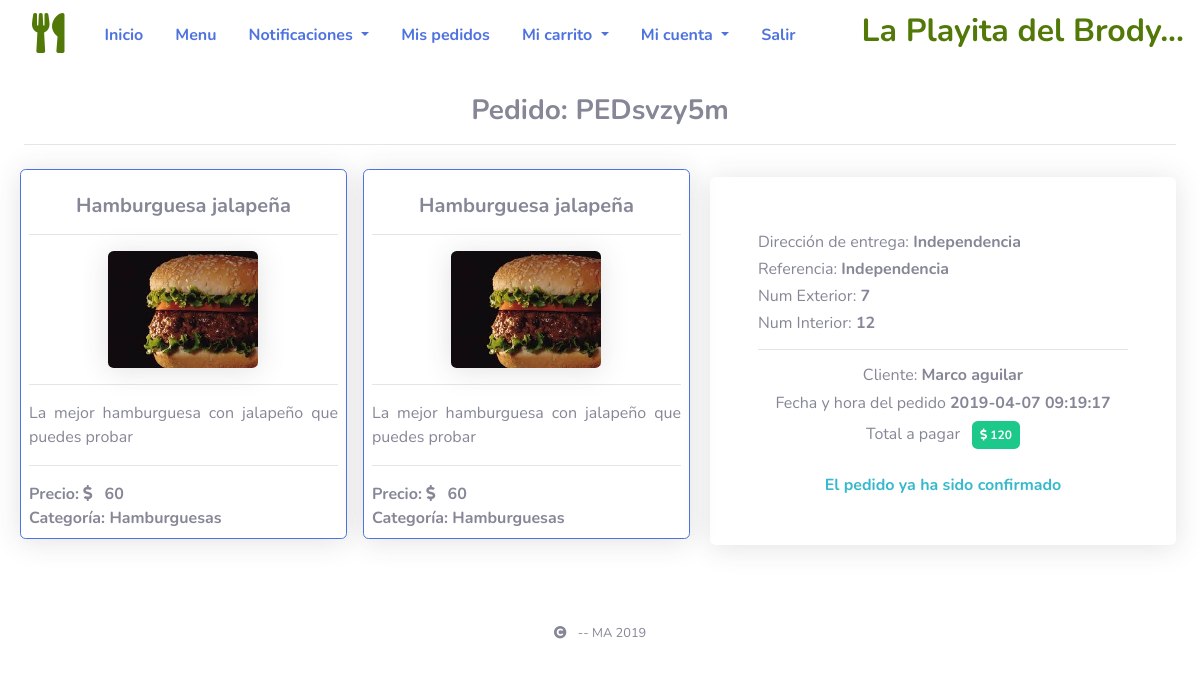
The app's page /modcli/detOrder/PEDsvzy5m/ (signed in) with its own data.
### tables this page shows
CREATE TABLE `det_pedido` (
  `id_detpedido` int(11) NOT NULL,
  `id_carrito` int(11) DEFAULT NULL,
  `id_direccion` int(11) DEFAULT NULL,
  `confirm_ped` tinyint(4) DEFAULT NULL,
  `fecha_hora_ped` datetime DEFAULT NULL,
  `fecha_confirm_ped` datetime DEFAULT NULL,
  `cod_conf` varchar(50) DEFAULT NULL
);

CREATE TABLE `plat_menu` (
  `id_platillo` int(11) NOT NULL,
  `id_categoria` int(11) DEFAULT NULL,
  `nombre_plat` varchar(50) DEFAULT NULL,
  `descripcion_plat` varchar(500) DEFAULT NULL,
  `precio_plat` float DEFAULT NULL,
  `tiempo_prepare` varchar(50) DEFAULT NULL,
  `imagen_plat1` varchar(100) DEFAULT NULL,
  `imagen_plat2` varchar(100) DEFAULT NULL,
  `estado_plat` tinyint(4) DEFAULT NULL
);

CREATE TABLE `categoria` (
  `id_categoria` int(11) NOT NULL,
  `nombre_cat` varchar(50) DEFAULT NULL,
  `descripcion_cat` varchar(500) DEFAULT NULL,
  `estado_cat` tinyint(4) DEFAULT NULL
);

### modcli/cli/detOrder.php (the view)
<?php
$cod = explode("/", $_GET['view']);
$valRec = $cod[1];
?>
<div class="container-fluid animated fadeIn delay-1s mt-4">
	<h3 class="text-center font-weight-bold">
		Pedido: <a style="text-decoration: underline;"><?php echo $valRec; ?></a>
	</h3>
	<hr>
	<div class="row">
		<div class="col-sm-7">
			<div class="row">
				<?php
					$dbc = new Connect();
					$dbc = $dbc -> getDB();
					$dataPed = $dbc -> prepare("SELECT dp.id_detpedido, dp.confirm_ped, dp.fecha_hora_ped, car.fecha_dat, car.estad_car, pm.nombre_plat, pm.descripcion_plat, pm.precio_plat, pm.imagen_plat1, ct.nombre_cat, cl.nombre_cli, cl.telefono_cli, dr.direccion_cli, dr.referencia_cli, dr.num_ext, dr.num_int FROM det_pedido dp  INNER JOIN carrito car ON car.id_carrito = dp.id_carrito INNER JOIN plat_menu pm ON pm.id_platillo = car.id_platillo INNER JOIN categoria ct ON ct.id_categoria = pm.id_categoria INNER JOIN clientes cl ON cl.id_cliente = car.id_cliente INNER JOIN direcciones dr ON dr.id_direccion = dp.id_direccion WHERE dp.cod_conf = :valRec");
					$dataPed -> bindParam("valRec", $valRec, PDO::PARAM_STR);
					$dataPed -> execute();
					while ($dp = $dataPed -> fetch(PDO::FETCH_OBJ)) {
				?>
					<div class="col-sm-6 p-2">
						<div class="border rounded border-primary shadow p-2 bg-white">
							<h5 class="card-title text-center font-weight-bold mt-3">
								<?php echo $dp->nombre_plat; ?>
							</h5>
							<hr>
							<div class="text-center mb-3 mt-3">
								<img src="<?php echo SERVERURL; ?>files/platillos/<?php echo $dp->imagen_plat1; ?>" width="150" class="rounded shadow" alt="">
							</div>
							<hr>
							<p class="text-justify">
								<?php echo $dp->descripcion_plat; ?>
							</p>
							<hr>
							<div class="text-left">
								<b>Precio: <i class="fas fa-dollar-sign mr-2"></i> <?php echo $dp->precio_plat; ?> </b>
								<br>
								<b>Categoría: </i> <?php echo $dp->nombre_cat; ?> </b>
							</div>
						</div>
					</div>
				<?php
					}
				?>
			</div>
		</div>
		<div class="col-sm-5 mt-3">
			<?php
				$datPedido = $dbc -> prepare("SELECT dp.confirm_ped, dp.fecha_hora_ped, cl.nombre_cli, cl.telefono_cli, dr.direccion_cli, dr.referencia_cli, dr.num_ext, dr.num_int FROM det_pedido dp  INNER JOIN carrito car ON car.id_carrito = dp.id_carrito INNER JOIN plat_menu pm ON pm.id_platillo = car.id_platillo INNER JOIN categoria ct ON ct.id_categoria = pm.id_categoria INNER JOIN clientes cl ON cl.id_cliente = car.id_cliente INNER JOIN direcciones dr ON dr.id_direccion = dp.id_direccion WHERE dp.cod_conf = :valRec LIMIT 1");
				$datPedido -> bindParam("valRec", $valRec, PDO::PARAM_STR);
				$datPedido -> execute();
				$dped = $datPedido -> fetch(PDO::FETCH_OBJ);
			?>
			<div class="rounded p-5 shadow">
				<h6 class="text-left mt-2">
					Dirección de entrega:
					<b>
						<?php echo $dped -> direccion_cli; ?>
					</b>
				</h6>
				<h6 class="text-left mt-2">
					Referencia:
					<b>
						<?php echo $dped -> direccion_cli; ?>
					</b>
				</h6>
				<h6 class="text-left mt-2">
					Num Exterior:
					<b>
						<?php echo $dped -> num_int; ?>
					</b>
				</h6>
				<h6 class="text-left mt-2">
					Num Interior:
					<b>
						<?php echo $dped -> num_ext; ?>
					</b>
				</h6>
				<hr>
				<h6 class="text-center mt-2">
					Cliente:
					<b>
						<?php echo $dped -> nombre_cli; ?>
					</b>
				</h6>
				<h6 class="text-center mt-2">
					Fecha y hora del pedido
					<b>
						<?php echo $dped -> fecha_hora_ped; ?>
					</b>
				</h6>
				<h6 class="text-center mt-2">
					<span class="mr-2">Total a pagar</span>
					<b>
						<?php
							$sumTot = $dbc -> prepare("SELECT SUM(pm.precio_plat) AS 'precio_plat' FROM det_pedido dp INNER JOIN carrito car ON car.id_carrito = dp.id_carrito INNER JOIN plat_menu pm ON pm.id_platillo = car.id_platillo WHERE dp.cod_conf = :valRec");
							$sumTot -> bindParam("valRec", $valRec, PDO::PARAM_STR);
							$sumTot -> execute();
							$resTot = $sumTot -> fetch(PDO::FETCH_OBJ);
						?>
						<span class="badge badge-success p-2">
							<i class="fas fa-dollar-sign "></i>
							<?php echo $resTot->precio_plat; ?>
						</span>
					</b>
				</h6>
				<div class="text-center mt-4">
					<?php
						if ($dped -> confirm_ped == 1) {
					?>
						<b class="text-warning">El pedido no ha sido confirmado</b>
					<?php
						} else {
					?>
						<b class="text-info">El pedido ya ha sido confirmado</b>
					<?php
						}
					?>
				</div>
			</div>
		</div>
	</div>
</div>

### assets/css/styles.css (style rules this page uses)
a { text-decoration: none !important; }

### records on screen
det_pedido: plat_menu.nombre_plat "Hamburguesa jalapeña", plat_menu.imagen_plat1 (picture), plat_menu.descripcion_plat "La mejor hamburguesa con jalapeño que puedes probar", plat_menu.precio_plat "60", categoria.nombre_cat "Hamburguesas"
det_pedido: plat_menu.nombre_plat "Hamburguesa jalapeña", plat_menu.imagen_plat1 (picture), plat_menu.descripcion_plat "La mejor hamburguesa con jalapeño que puedes probar", plat_menu.precio_plat "60", categoria.nombre_cat "Hamburguesas"

### other values on screen
$valRec "PEDsvzy5m"
$dped -> direccion_cli "Independencia"
$dped -> num_int "7"
$dped -> num_ext "12"
$dped -> nombre_cli "Marco aguilar"
$dped -> fecha_hora_ped "2019-04-07 09:19:17"
$resTot->precio_plat "120"
